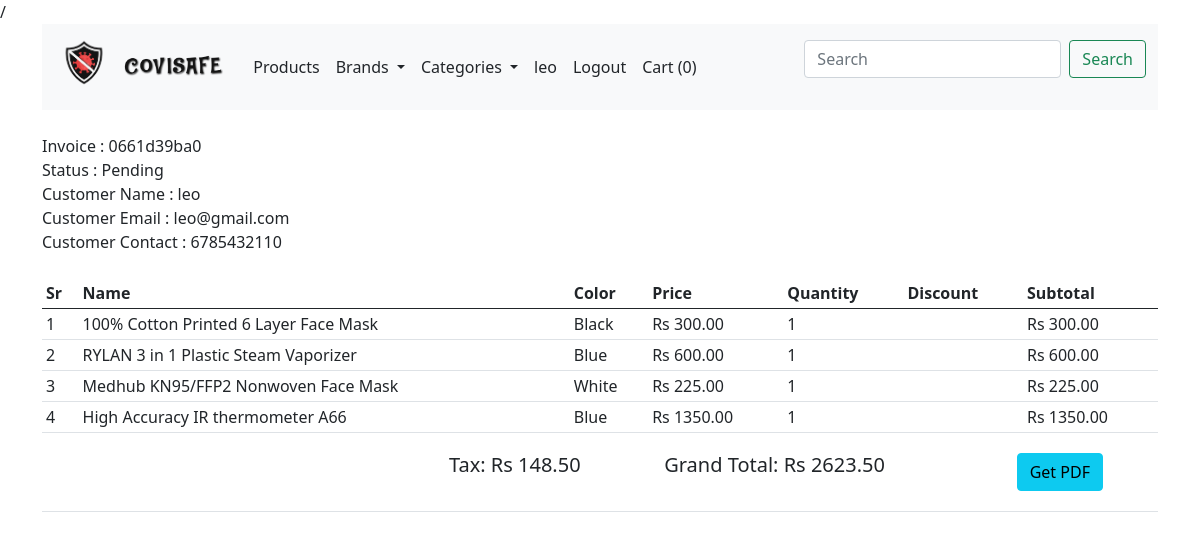
The page /orders/c25493d877 (signed in) on the database its author committed.
### shop/customers/models.py (models this page shows, shortened)
class Customer(db.Model, UserMixin):
    id = db.Column(db.Integer, primary_key= True)
    name = db.Column(db.String(50), unique= False)
    username = db.Column(db.String(50), unique= True)
    email = db.Column(db.String(50), unique= True)
    password = db.Column(db.String(200), unique= False)
    state = db.Column(db.String(50), unique= False)
    city = db.Column(db.String(50), unique= False)
    contact = db.Column(db.String(50), unique= False)
    address = db.Column(db.String(50), unique= False)
    pincode = db.Column(db.String(50), unique= False)
    date_created = db.Column(db.DateTime, nullable=False, default=datetime.utcnow)

class CustomerOrder(db.Model):
    id = db.Column(db.Integer, primary_key=True)
    invoice = db.Column(db.String(20), unique=True, nullable=False)
    status = db.Column(db.String(20), default='Pending', nullable=False)
    customer_id = db.Column(db.Integer, unique=False, nullable=False)
    date_created = db.Column(db.DateTime, default=datetime.utcnow, nullable=False)
    orders = db.Column(JsonEncodedDict)

### shop/customers/routes.py (the view)
@app.route('/orders/<invoice>')
@login_required
def orders(invoice):
    if current_user.is_authenticated:
        grandtotal = 0
        subtotal = 0
        customer_id = current_user.id
        customer = Customer.query.filter_by(id=customer_id).first()
        orders = CustomerOrder.query.filter_by(customer_id=customer_id).order_by(CustomerOrder.id.desc()).first()
        for key, product in orders.orders.items():
            discount = (product['discount']/100) * float(product['price'])
            subtotal += float(product['price']) * int(product['quantity'])
            subtotal -= discount
            tax = ("%.2f" % (.06 * float(subtotal)))
            grandtotal = ("%.2f" % (1.06 * float(subtotal)))
    else:
        return redirect(url_for('customerLogin'))
    return render_template('customer/order.html', invoice=invoice, tax=tax, subtotal=subtotal, grandtotal=grandtotal, customer=customer, orders=orders, brands=brands(), categories=categories())

### shop/customers/models.py (called while the page is built)
@login_manager.user_loader
def user_loader(user_id):
    return Customer.query.get(user_id)

    def process_result_value(self, value, dialect):
        if value is None:
            return {}
        else:
            return json.loads(value)

### shop/products/routes.py (called while the page is built)
def brands():
    return Brand.query.join(Product, (Brand.id == Product.brand_id)).all()

def categories():
    return Category.query.join(Product, (Category.id == Product.category_id)).all()

### shop/templates/customer/order.html (shortened to what this page needs)
{% extends 'layout.html' %}
{% block content %}
{% include 'navbar.html' %}
<div class="container mt-4">
    <div class="row">
        <div class="col-md-12">
            Invoice : {{orders.invoice}}
            <br>
            Status : {{orders.status}}
            <br>
            Customer Name : {{customer.name}}
            <br>
            Customer Email : {{customer.email}}
            <br>
            Customer Contact : {{customer.contact}}
            <br>
            <br>
            <table class="table table-sm">
                <thead>
                    <th>Sr</th>
                    <th>Name</th>
                    <th>Color</th>
                    <th>Price</th>
                    <th>Quantity</th>
                    <th>Discount</th>
                    <th>Subtotal</th>
                </thead>
                <tbody>
                    {% for key, product in orders.orders.items() %}
                    {% set discount = "%0.2f"|format((product.discount/100) * product.price|float) %}
                    <tr>
                        <td>{{loop.index}}</td>
                        <td>{{product.name}}</td>
                        <form action="{{url_for('updatecart', code=key)}}" method="POST">
                            <td>{{product.color|capitalize}}</td>
                            <td>Rs {{"%.2f"|format(product.price)}}</td>
                            <td>{{product.quantity}}</td>
                            {% if product.discount >0 %}
                            <td>{{product.discount}}% &nbsp;is {{discount}}</td>
                            {% else %}
                            <td></td>
                            {% endif %}
                            {% set subtotal = product.quantity|int * product.price|float %}
                            <td>Rs {{"%0.2f"|format((subtotal|float) - discount|float)}}</td>
                        </form>
                    </tr>
                    {% endfor %}
                </tbody>
            </table>
            <table class="table table-sm">
                <tr>
                    {% if orders.status == 'Paid' %}
                    {% else %}
                    <td>
                            {% set amount = grandtotal.replace('.', '') %}
                          {% endif %}
                    </td>
                    <td width="35%"></td>
                    <td><h5>Tax: Rs {{tax}}</h5></td>
                    <td><h5>Grand Total: Rs {{grandtotal}}</h5></td>
                    <td>
                        <form action="{{url_for('get_pdf', invoice=orders.invoice)}}" method="POST">
                            <button type="submit" class="btn btn-info">Get PDF</button>
                        </form>
                    </td>
                </tr>
            </table>
        </div>
    </div>
</div>
{% endblock content %}

### shop/templates/navbar.html (shortened to what this page needs)
<div class="container">
    <nav class="navbar navbar-expand-lg navbar-light bg-light ">
      <div class="container-fluid" >
        <a class="navbar-brand" href="/">
          <img src="../static/CovisafeIcon.png" alt="" width="60">
          <img src="../static/CovisafeText.png" alt="" width="110">
        </a>
        <div class="collapse navbar-collapse" id="navbarSupportedContent">
          <ul class="navbar-nav me-auto mb-2 mb-lg-0">
            <li class="nav-item">
              <a class="nav-link text-body" href="/">Products</a>
            </li>
            <li class="nav-item dropdown">
              <a class="nav-link dropdown-toggle text-body" href="#" id="navbarDropdown" role="button" data-bs-toggle="dropdown"
                aria-expanded="false">
                Brands
              </a>
            </li>
            <li class="nav-item dropdown">
              <a class="nav-link dropdown-toggle text-body" href="#" id="navbarDropdown" role="button" data-bs-toggle="dropdown"
                aria-expanded="false">
                Categories
              </a>
            </li>
            {% if current_user.is_authenticated %}
            <li class="nav-item">
              <a href="{{url_for('profile', id=current_user.id)}}" class="nav-link text-body">{{current_user.name}}</a>
            </li>
            <li class="nav-item">
              <a href="{{url_for('customer_logout')}}" class="nav-link text-body">Logout</a>
            </li>
            {% endif %}
            <li class="nav-item">
              <a class="nav-link text-body" href="{{url_for('getCart')}}" tabindex="-1">Cart ({{session['Shoppingcart']|length}})</a>
            </li>
          </ul>
          <form class="d-flex" action= "{{url_for('result')}}">
            <input class="form-control me-2" type="search" placeholder="Search" aria-label="Search" name="q">
            <button class="btn btn-outline-success" type="submit">Search</button>
          </form>
        </div>
      </div>
    </nav>
  </div>

### rows shown on the page
Customer: name "leo", email "leo@gmail.com", contact "6785432110"
CustomerOrder: invoice "0661d39ba0", status "Pending"

### other values the page prints
{{ session['Shoppingcart']|length }} "0"
{{ product.name }} "100% Cotton Printed 6 Layer Face Mask" "RYLAN 3 in 1 Plastic Steam Vaporizer" "Medhub KN95/FFP2 Nonwoven Face Mask" "High Accuracy IR thermometer A66"
{{ product.color|capitalize }} "Black" "Blue" "White" "Blue"
{{ "%.2f"|format(product.price) }} "300.00" "600.00" "225.00" "1350.00"
{{ product.quantity }} "1" "1" "1" "1"
{{ "%0.2f"|format((subtotal|float) - discount|float) }} "300.00" "600.00" "225.00" "1350.00"
{{ tax }} "148.50"
{{ grandtotal }} "2623.50"
